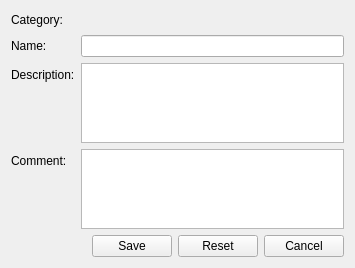
<?xml version="1.0" encoding="UTF-8"?>
<ui version="4.0">
 <class>configuration_edit</class>
 <widget class="QWidget" name="configuration_edit">
  <property name="geometry">
   <rect>
    <x>0</x>
    <y>0</y>
    <width>355</width>
    <height>268</height>
   </rect>
  </property>
  <property name="windowTitle">
   <string>Edit configuration</string>
  </property>
  <property name="action" stdset="0">
   <string>ConfigurationRequest configuration {id={id}}</string>
  </property>
  <property name="answer" stdset="0">
   <string>Configuration configuration {id={main.id}; name{{main.name}}; description{{main.description}}; category {id={?}; {main.category} }; comment {{main.comment}}; recipe { id={?}; {?} }; picture { id={?}; thumbnail {?} }; component[] { id={?}; code {{?}}; name{{?}}; description{{?}}; categoryName{{?}};  mfgCode{{?}}; quantity{{?}}; price{{?}} }
</string>
  </property>
  <layout class="QFormLayout" name="formLayout">
   <property name="fieldGrowthPolicy">
    <enum>QFormLayout::AllNonFixedFieldsGrow</enum>
   </property>
   <item row="0" column="0">
    <widget class="QLabel" name="label_3">
     <property name="text">
      <string>Category:</string>
     </property>
    </widget>
   </item>
   <item row="0" column="1">
    <widget class="QLabel" name="category">
     <property name="text">
      <string>&lt;category&gt;</string>
     </property>
    </widget>
   </item>
   <item row="1" column="0">
    <widget class="QLabel" name="label_name">
     <property name="text">
      <string>Name:</string>
     </property>
     <property name="buddy">
      <cstring>name</cstring>
     </property>
    </widget>
   </item>
   <item row="1" column="1">
    <widget class="QLineEdit" name="name">
     <property name="initialFocus" stdset="0">
      <bool>true</bool>
     </property>
    </widget>
   </item>
   <item row="2" column="0">
    <widget class="QLabel" name="label_description_2">
     <property name="text">
      <string>Description:</string>
     </property>
     <property name="buddy">
      <cstring>description</cstring>
     </property>
    </widget>
   </item>
   <item row="2" column="1">
    <widget class="QPlainTextEdit" name="description">
     <property name="maximumSize">
      <size>
       <width>16777215</width>
       <height>80</height>
      </size>
     </property>
    </widget>
   </item>
   <item row="3" column="0">
    <widget class="QLabel" name="label_description">
     <property name="text">
      <string>Comment:</string>
     </property>
     <property name="buddy">
      <cstring>comment</cstring>
     </property>
    </widget>
   </item>
   <item row="3" column="1">
    <widget class="QPlainTextEdit" name="comment">
     <property name="maximumSize">
      <size>
       <width>16777215</width>
       <height>80</height>
      </size>
     </property>
    </widget>
   </item>
   <item row="5" column="0" colspan="2">
    <layout class="QHBoxLayout" name="horizontalLayout">
     <item>
      <spacer name="horizontalSpacer">
       <property name="orientation">
        <enum>Qt::Horizontal</enum>
       </property>
       <property name="sizeHint" stdset="0">
        <size>
         <width>40</width>
         <height>20</height>
        </size>
       </property>
      </spacer>
     </item>
     <item>
      <widget class="QPushButton" name="save">
       <property name="text">
        <string>Save</string>
       </property>
       <property name="action" stdset="0">
        <string notr="true">updateConfiguration configuration {id={main.id}; name{{main.name}}; description{{main.description}}; comment{{main.comment}}}</string>
       </property>
       <property name="form" stdset="0">
        <string notr="true">_CLOSE_</string>
       </property>
       <property name="datasignal:clicked" stdset="0">
        <string>configurations</string>
       </property>
      </widget>
     </item>
     <item>
      <widget class="QPushButton" name="reset">
       <property name="text">
        <string>Reset</string>
       </property>
       <property name="form" stdset="0">
        <string>_RESET_</string>
       </property>
      </widget>
     </item>
     <item>
      <widget class="QPushButton" name="cancel">
       <property name="text">
        <string>Cancel</string>
       </property>
       <property name="form" stdset="0">
        <string notr="true">_CLOSE_</string>
       </property>
      </widget>
     </item>
    </layout>
   </item>
  </layout>
 </widget>
 <tabstops>
  <tabstop>save</tabstop>
  <tabstop>reset</tabstop>
  <tabstop>cancel</tabstop>
 </tabstops>
 <resources>
  <include location="../configurator.qrc"/>
 </resources>
 <connections/>
</ui>
